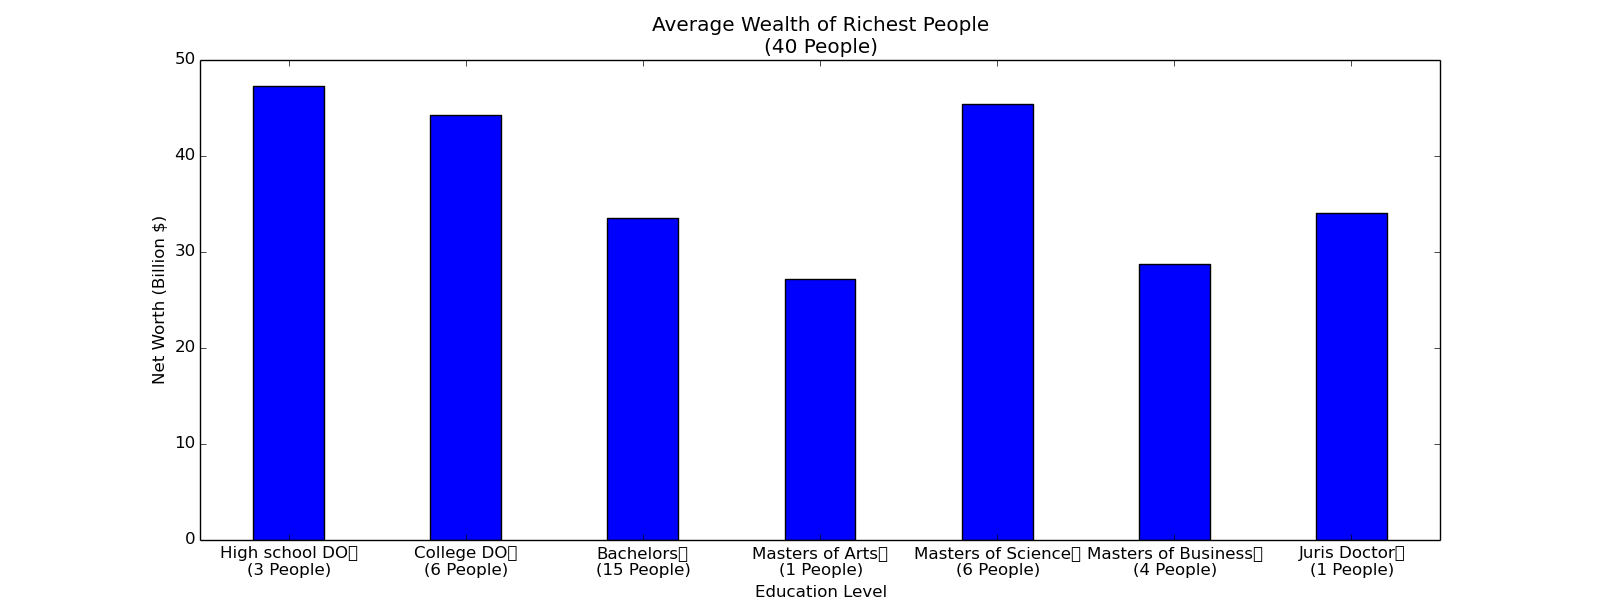

Write the Python code that produced this figure.
import matplotlib
matplotlib.use('Agg')
import matplotlib.pyplot as plt

datafile = open('Comp Sci Data - Sheet1.csv','r')
data = datafile.readlines()
final = []
educations=[[],[],[],[],[],[],[]]
educationLevels=['High school DO\r\n', 'College DO\r\n', 'Bachelors\r\n', 'Masters of Arts\r\n', 'Masters of Science\r\n', 'Masters of Business\r\n', 'Juris Doctor\r\n']

for line in data[1:]:
    name, networth, education = line.split(',')
    if education != "N/A\r\n":
        num = educationLevels.index(education)
        educations[num].append(float(networth))
        
for level in range(len(educations)):
    networths=0
    for networth in educations[level]:
        networths+=networth
        avrnetworth = networths/len(educations[level])
    final.append(avrnetworth)
    educationLevels[level] += "(" + str(len(educations[level])) + " People)"

plt.rcParams["figure.figsize"] =[16,6]

fig, ax = plt.subplots(1, 1)
a = ax.bar([1,3,5,7,9,11,13], final, align="center")
ax.set_title('Average Wealth of Richest People\n('+str(len(data)-1)+" People)")
plt.xticks([1,3,5,7,9,11,13], educationLevels)
ax.set_xlabel('Education Level')
ax.set_ylabel('Net Worth (Billion $)')
fig.savefig("main.png")
